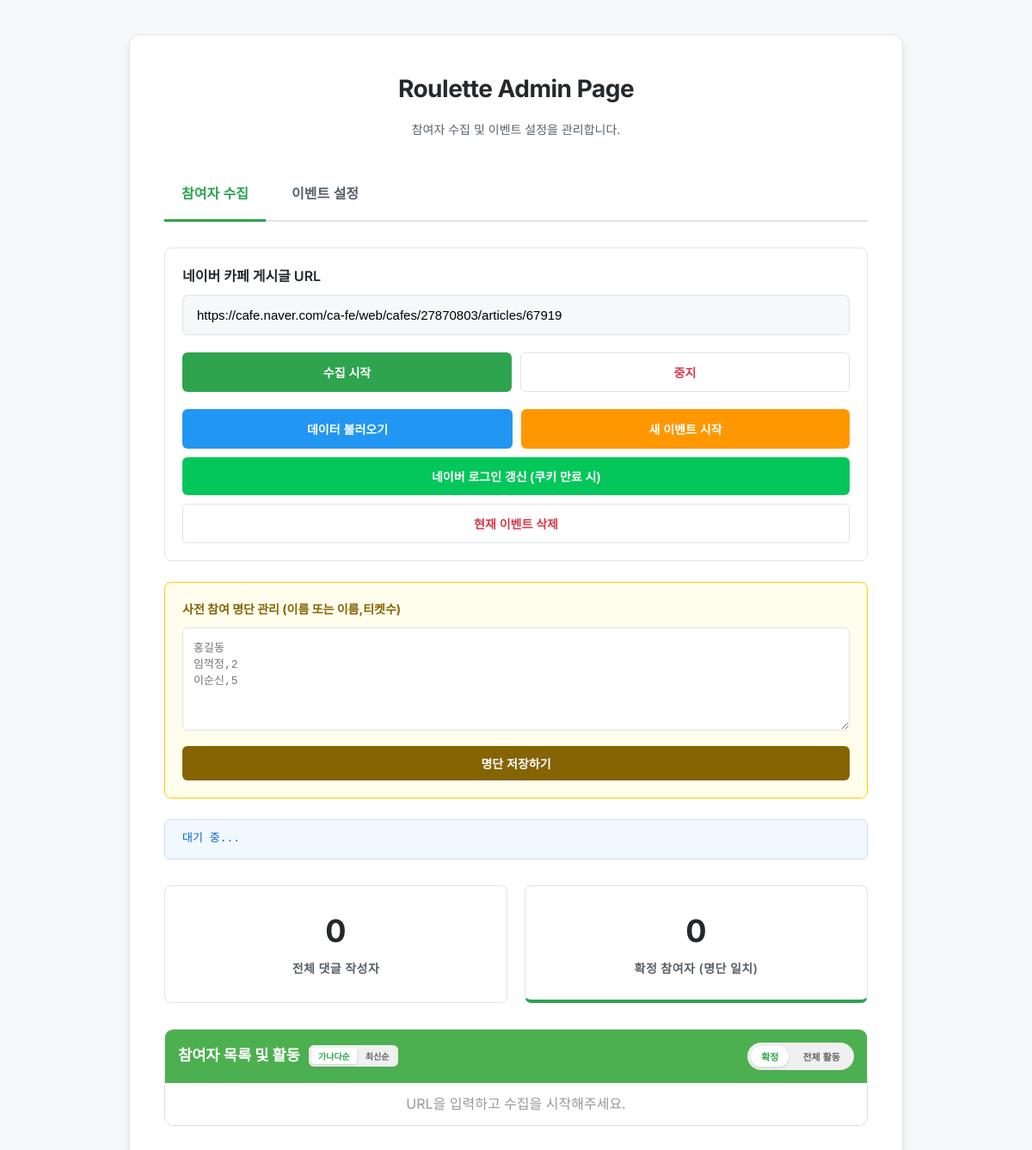
/monitor_page, run on an earlier commit of the app's database.
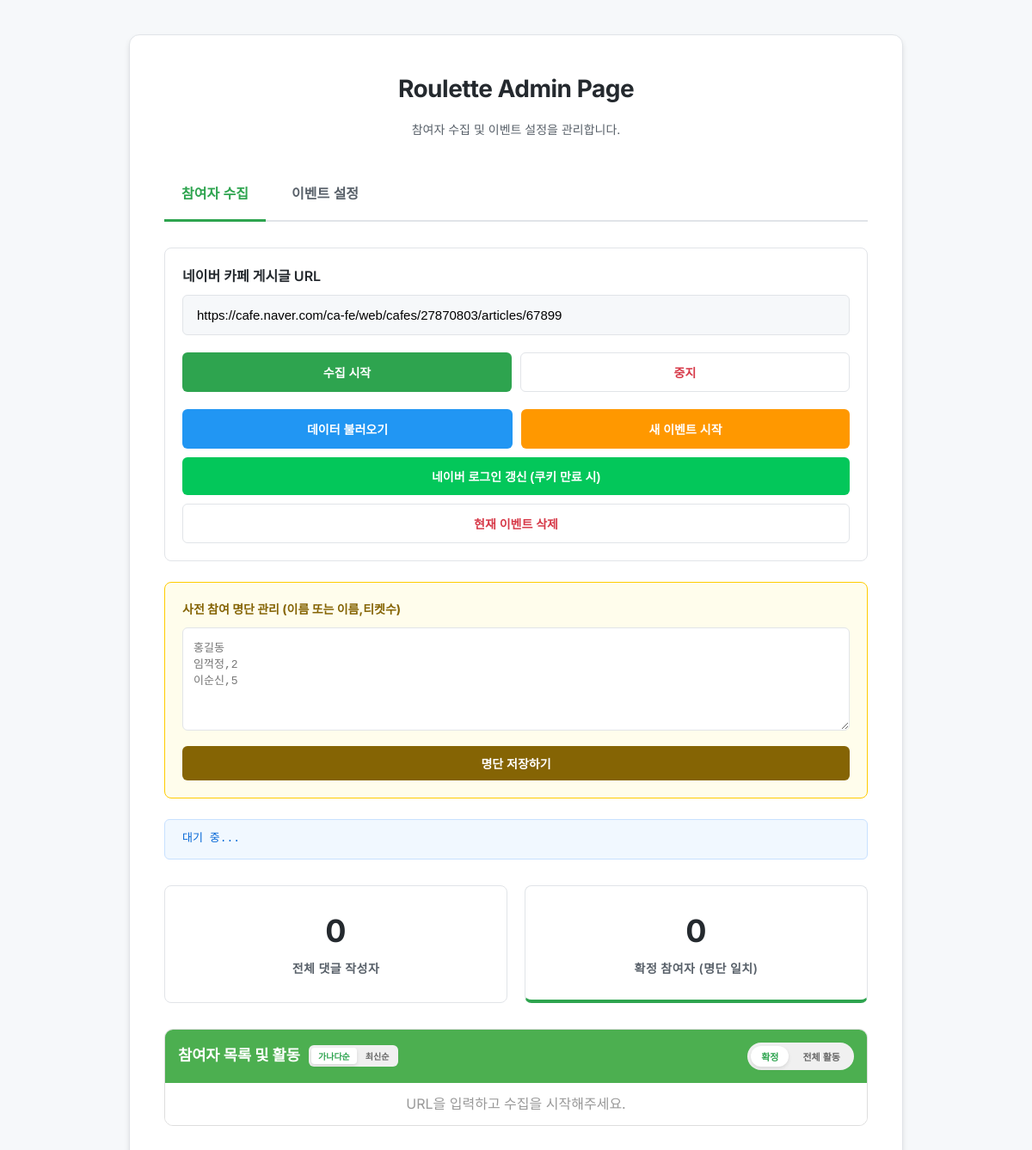
And on a later commit of the database.
### tables this page shows
CREATE TABLE posts (
                    url TEXT PRIMARY KEY,
                    last_comment_id TEXT,
                    updated_at TIMESTAMP DEFAULT CURRENT_TIMESTAMP
                , title TEXT, prizes TEXT, winners TEXT, allow_duplicates BOOLEAN DEFAULT 1, is_active BOOLEAN DEFAULT 0, allowed_list TEXT, memo TEXT);

### monitor_view.py (the view)
@monitor_bp.route('/monitor_page')
def monitor_page():
    try:
        current_url = db.get_active_url() or ''
    except:
        current_url = ''
    return render_template('monitor.html', current_url=current_url)

### comment_dart.py (called while the page is built)
@app.after_request
def add_header(response):
    response.headers['Cache-Control'] = 'no-cache, no-store, must-revalidate'
    response.headers['Pragma'] = 'no-cache'
    response.headers['Expires'] = '0'
    return response

### standalone_comment_monitor/db_handler.py (called while the page is built, shortened)
    def _get_connection(self):
        return sqlite3.connect(self.db_path)

    def get_active_url(self) -> str:
        try:
            with self._get_connection() as conn:
                cursor = conn.cursor()
                cursor.execute("SELECT url FROM posts WHERE is_active = 1 LIMIT 1")
                row = cursor.fetchone()
                if row:
                    return row[0]
        except Exception as e:
            print(f"DEBUG: [get_active_url SQLite Error] {e}")
        return None

### templates/monitor.html (shortened to what this page needs)
<!DOCTYPE html>
<html lang="ko">
<head>
</head>
<body>
    <div class="container">
        <header>
            <h1>Roulette Admin Page</h1>
            <p class="subtitle">참여자 수집 및 이벤트 설정을 관리합니다.</p>
        </header>
        <div class="tab-nav">
            <button class="tab-button active" onclick="openTab(event, 'tab-collection')">참여자 수집</button>
            <button class="tab-button" onclick="openTab(event, 'tab-settings')">이벤트 설정</button>
        </div>
        <div id="tab-collection" class="tab-content active">
            <div class="input-section">
                <div class="form-group">
                    <label for="url">네이버 카페 게시글 URL</label>
                    <input type="text" id="url" placeholder="https://cafe.naver.com/..." value="{{ current_url }}">
                </div>
                <div class="btn-grid">
                    <button onclick="startMonitoring()" id="startBtn" class="btn-main">수집 시작</button>
                    <button onclick="stopMonitoringUI()" id="stopBtn" disabled class="btn-danger">중지</button>
                </div>
                <div class="button-group">
                    <button onclick="toggleHistory()" class="btn-blue" style="background-color: #2196F3;">데이터
                        불러오기</button>
                    <button onclick="newEvent()" class="btn-outline"
                        style="background-color: #FF9800; color: white; border: none;">새 이벤트 시작</button>
                </div>
                <div style="margin-top: 10px;">
                    <button onclick="naverLogin()" class="btn-naver" style="width: 100%;">네이버 로그인 갱신 (쿠키 만료 시)</button>
                </div>
                <div style="margin-top: 10px;">
                    <button onclick="deleteEvent()" class="btn-outline"
                        style="width: 100%; color: var(--danger-color);">현재 이벤트 삭제</button>
                </div>
            </div>
            <div class="whitelist-section">
                <h4>사전 참여 명단 관리 (이름 또는 이름,티켓수)</h4>
                <textarea id="whitelist-input" placeholder="홍길동&#10;임꺽정,2&#10;이순신,5"></textarea>
                <button onclick="saveAllowedList()" class="btn-blue"
                    style="width: 100%; height: 40px; background-color: #856404; border: none; color: white;">명단
                    저장하기</button>
            </div>
            <div id="status">대기 중...</div>
            <div class="stats-grid">
                <div class="stat-card">
                    <h3 id="total-count">0</h3>
                    <p>전체 댓글 작성자</p>
                </div>
                <div class="stat-card active">
                    <h3 id="participant-count">0</h3>
                    <p>확정 참여자 (명단 일치)</p>
                </div>
            </div>
            <div class="participants-list">
                <div class="list-header" style="display: flex; align-items: center; justify-content: space-between;">
                    <div style="display: flex; align-items: center; gap: 10px;">
                        <span>참여자 목록 및 활동</span>
                        <div class="sort-controls"
                            style="display: flex; background: #f0f0f0; padding: 3px; border-radius: 6px; gap: 2px;">
                            <button onclick="setSortMode('alphabetical')" id="sort-abc" class="sort-btn active-sort"
                                style="border: none; padding: 2px 8px; border-radius: 4px; font-size: 10px; cursor: pointer;">가나다순</button>
                            <button onclick="setSortMode('newest')" id="sort-new" class="sort-btn"
                                style="border: none; background: transparent; padding: 2px 8px; border-radius: 4px; font-size: 10px; cursor: pointer; color: #666;">최신순</button>
                        </div>
                    </div>
                    <div class="view-toggle"
                        style="background: #f0f0f0; padding: 4px; border-radius: 20px; display: flex; gap: 4px; margin-left: auto;">
                        <button onclick="setViewMode('confirmed')" id="mode-confirmed" class="active-mode"
                            style="border: none; padding: 4px 12px; border-radius: 16px; font-size: 11px; cursor: pointer;">확정</button>
                        <button onclick="setViewMode('all')" id="mode-all"
                            style="border: none; background: transparent; padding: 4px 12px; border-radius: 16px; font-size: 11px; cursor: pointer; color: #666;">전체
                            활동</button>
                    </div>
                </div>
                <div id="list-content">
                    <div style="justify-content: center; color: #999;">URL을 입력하고 수집을 시작해주세요.</div>
                </div>
            </div>
        </div>
    </div>
</body>
</html>

What changed in the data, as far as the page shows it:
removed posts: url "https://cafe.naver.com/ca-fe/web/cafes/27870803/articles/67919"
added posts: url "https://cafe.naver.com/ca-fe/web/cafes/27870803/articles/67899"
